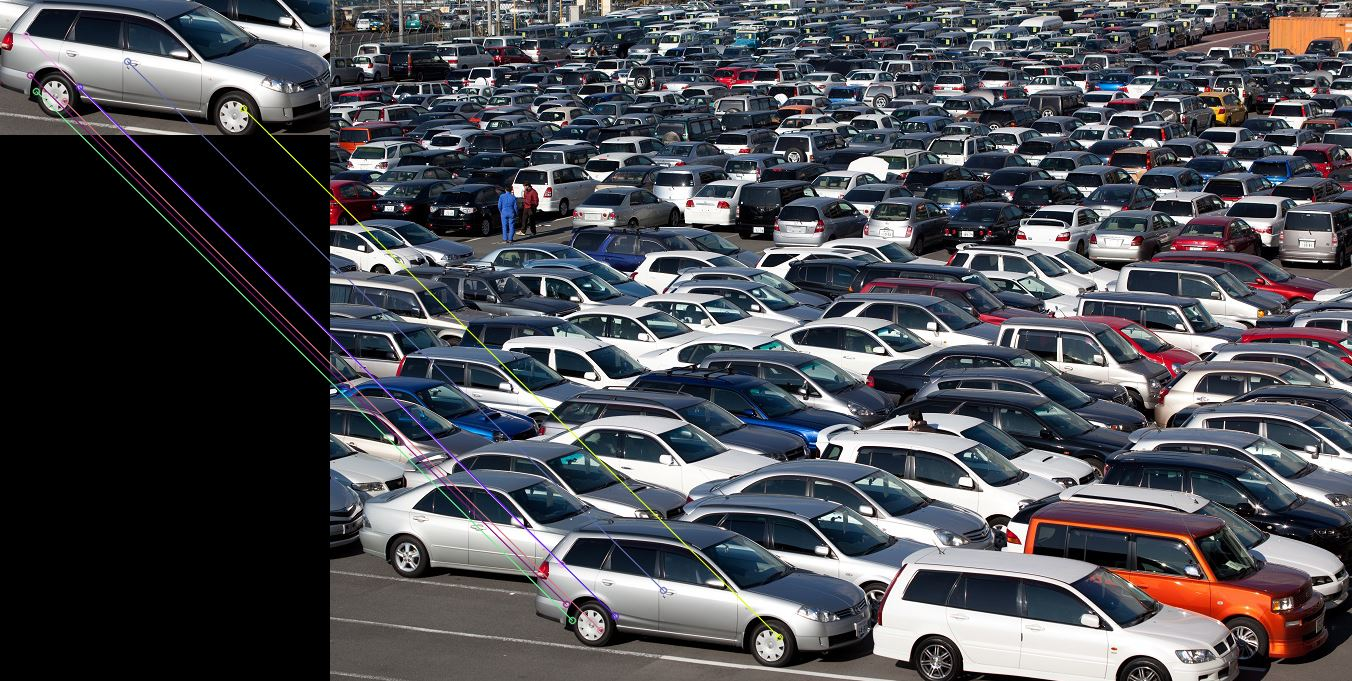
//> input picture Slides/img/brisk.jpg, 1352 x 681 px
$ ./main ../../Slides/img/brisk.jpg   (built with g++ and OpenCV 4)
//> lines starting //> are read from the running program, lines starting //| are printed output that depends on the picture
/**
 * Gradients
 * brief sample code demonstrating the computation of image gradients
 * author Michele Adduci <adducimi@informatik.hu-berlin.de>
 * based on OpenCV Tutorials
 */

#include <iostream>
#include <string>
#include <opencv2/imgproc/imgproc.hpp>
#include <opencv2/highgui/highgui.hpp>

/// Global Variables
cv::Mat src, dst;
char window_name[] = "Gradients Demo";
int DELAY_CAPTION = 2000; /// 2 seconds

/// Function headers
int display_caption( const char* caption );
int display_dst( int delay );
void show_help(const std::string &message = "");

/**
 * @function main
 */
int main( int argc, char** argv )
{
    if(argc < 2)
    {
        show_help("Not enough parameters given.");
        return -1;
    }

    std::string image_file("");
    /// Iterate over the arguments passed through the command line
    for(int i = 1; i < argc; ++i)
    {
        std::string input_file(argv[i]);
        if(input_file.find_last_of(".jpg") != std::string::npos || input_file.find_last_of(".png") != std::string::npos)
        {
            image_file = input_file;
        }
        else
            show_help();
    }

    if(image_file.length() == 0)
    {
        show_help("No valid file format given.");
        return(-1);
    }

    /// Load the source image
    src = cv::imread(image_file, 1 );
//> src is the input picture: 681 rows x 1352 cols, CV_8UC3; mean B, G, R 83.6, 77.9, 76.9
    if(!src.data)
    {
        show_help("Image not valid.");
        return(-1);
    }

    /// Create a window to display results
    cv::namedWindow( window_name, cv::WINDOW_AUTOSIZE );

    if( display_caption( "Original Image" ) != 0 )
        return 0;

    dst = src.clone();
    if( display_dst( DELAY_CAPTION ) != 0 )
        return 0;

    /// Performs grayscale conversion
    cv::Mat src_gray;
    #ifdef OPENCV_NEW
    cv::cvtColor(src, src_gray, cv::COLOR_BGR2GRAY);
    #else
    cv::cvtColor(src, src_gray, CV_BGR2GRAY);
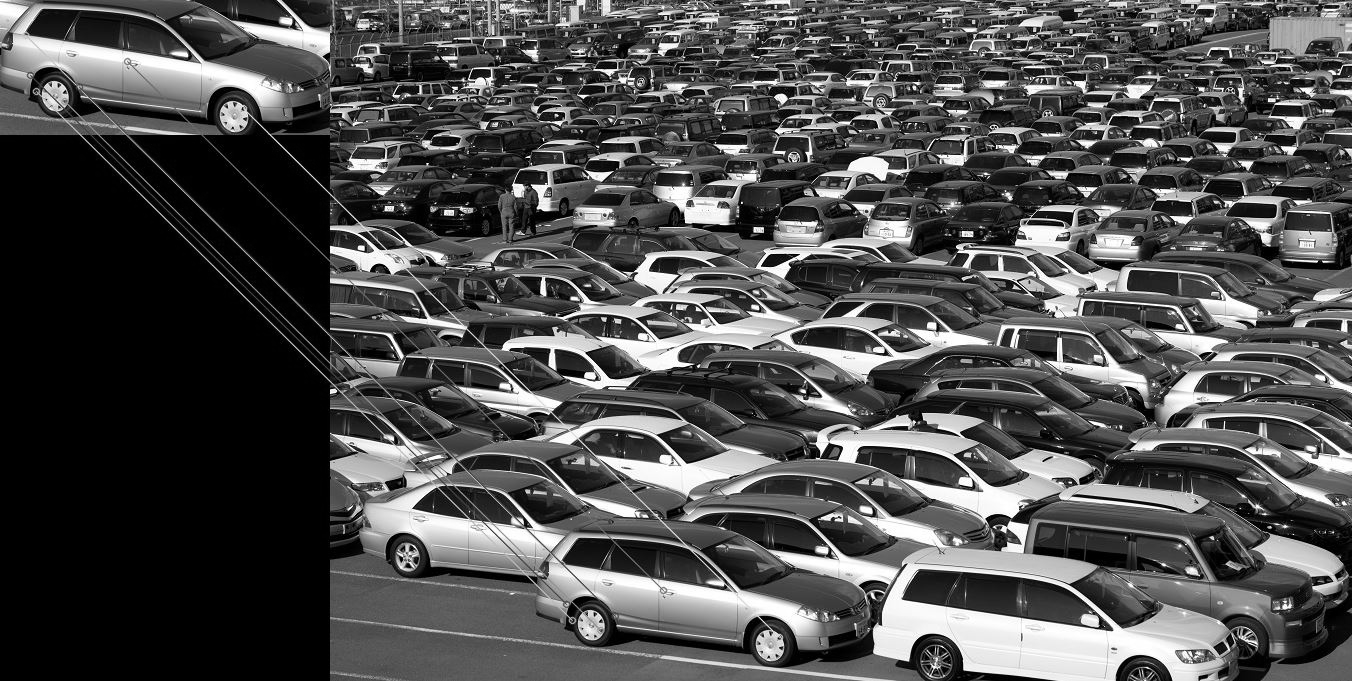
//> src_gray: 681 rows x 1352 cols, CV_8UC1; min 0, max 255, mean 78.2
    #endif

    /// Performs Sobel gradient on X axis
    if( display_caption( "Sobel Gradient X" ) != 0 )
        return 0;
    cv::Sobel(src_gray, dst, CV_64F, 1, 0, 5);

    if( display_dst( DELAY_CAPTION ) != 0 )
        return 0;

    /// Performs Sobel gradient on Y axis
    if( display_caption( "Sobel Gradient Y" ) != 0 )
        return 0;
    cv::Sobel(src_gray, dst, CV_64F, 0, 1, 5);
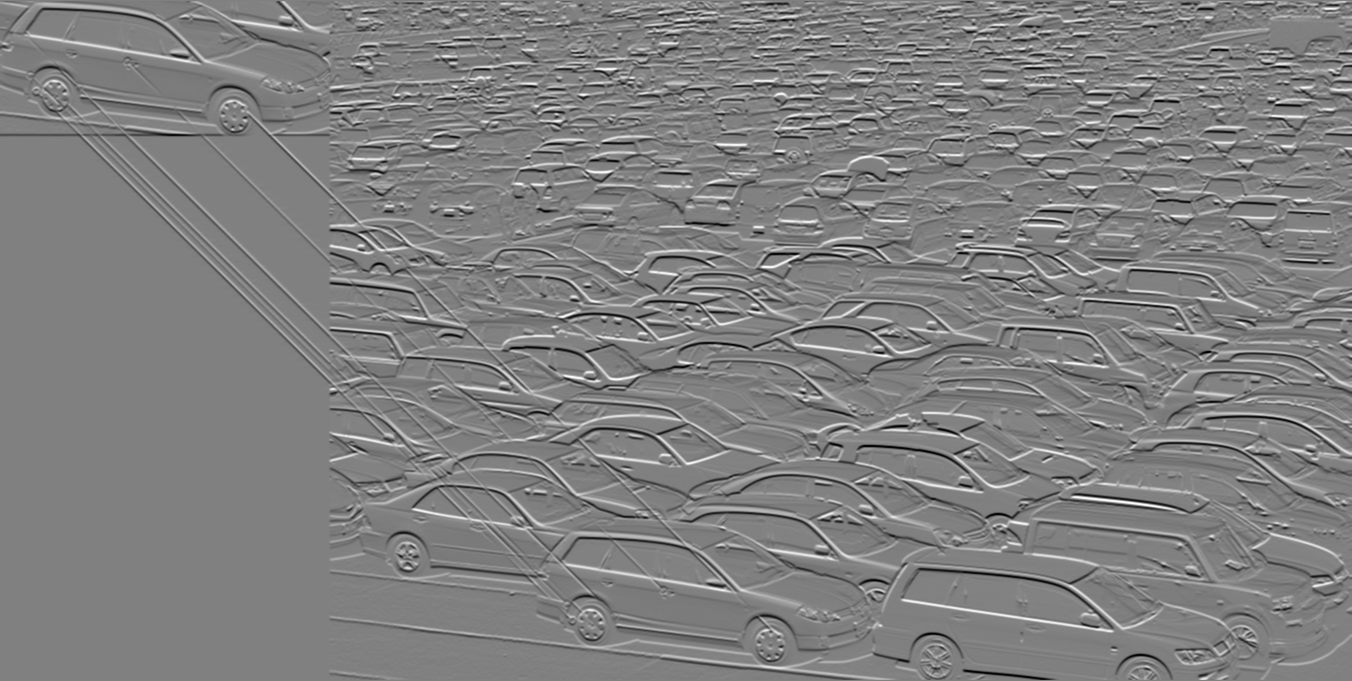
//> dst: 681 rows x 1352 cols, CV_64FC1; min -11874, max 11673, mean -4; drawn with min black and max white

    if( display_dst( DELAY_CAPTION ) != 0 )
        return 0;

    /// Performs Scharr gradient on X axis
    if( display_caption( "Scharr Gradient X" ) != 0 )
        return 0;
    cv::Scharr(src_gray, dst, CV_64F, 1, 0, 5);

    if( display_dst( DELAY_CAPTION ) != 0 )
        return 0;

    /// Performs Scharr gradient on Y axis
    if( display_caption( "Scharr Gradient Y" ) != 0 )
        return 0;
    cv::Scharr(src_gray, dst, CV_64F, 0, 1, 5);

    if( display_dst( DELAY_CAPTION ) != 0 )
        return 0;

    /// Performs Laplacian gradient
    if( display_caption( "Laplacian Gradient" ) != 0 )
        return 0;
    cv::Laplacian(src_gray, dst, CV_64F);
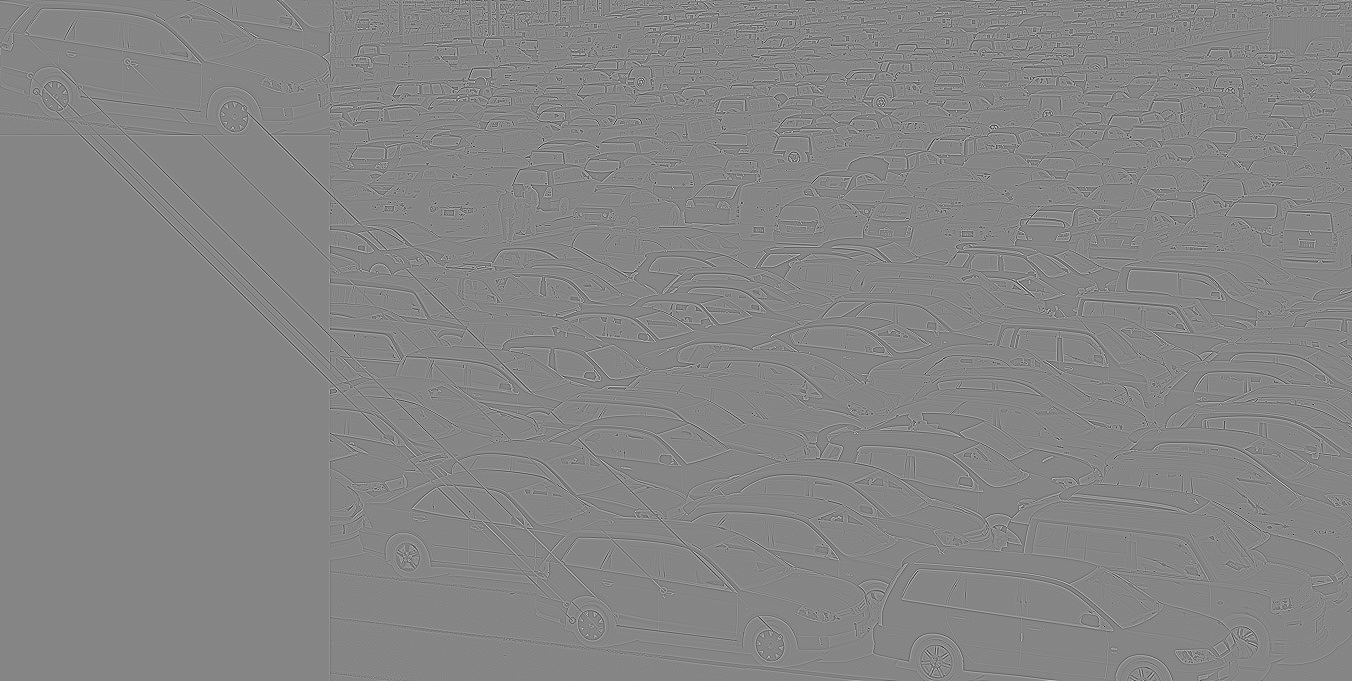
//> dst: 681 rows x 1352 cols, CV_64FC1; min -872, max 789, mean 0; drawn with min black and max white

    if( display_dst( DELAY_CAPTION ) != 0 )
        return 0;

    if( display_dst( DELAY_CAPTION ) != 0 )
        return 0;

    /// Performs Sobel X+Y
    cv::Mat sobel_x, sobel_y;
    if( display_caption( "Sobel X+Y" ) != 0 )
        return 0;
    cv::Sobel(src_gray, sobel_x, CV_64F, 1, 0, 5);
    cv::Sobel(src_gray, sobel_y, CV_64F, 0, 1, 5);
    cv::bitwise_and(sobel_x, sobel_y, dst);
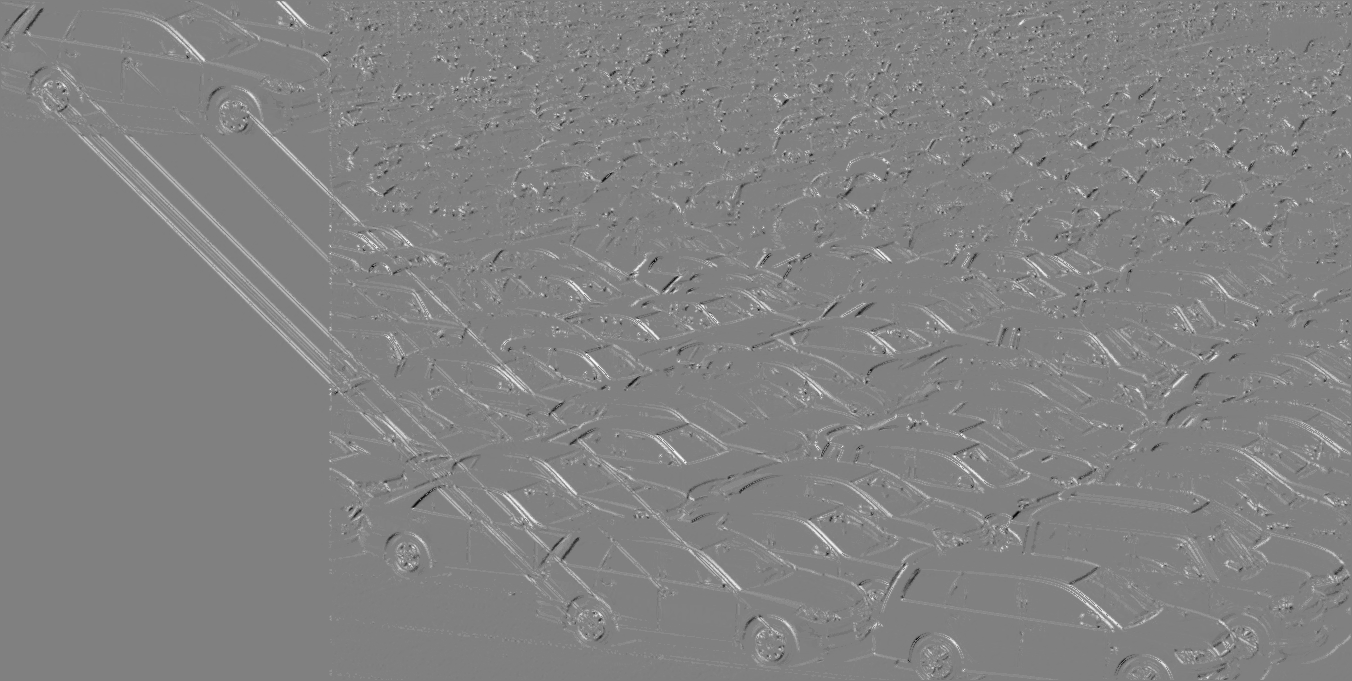
//> dst: 681 rows x 1352 cols, CV_64FC1; min -8265, max 8194, mean 184.8; drawn with min black and max white

    if( display_dst( DELAY_CAPTION ) != 0 )
        return 0;

    /// Wait until user press a key
    display_caption( "End: Press a key!" );
    cv::waitKey(0);

    return 0;
}

/**
 * @function display_caption
 */
int display_caption( const char* caption )
{
    dst = cv::Mat::zeros( src.size(), src.type() );
    cv::putText( dst, caption,
        cv::Point( src.cols/4, src.rows/2),
        cv::FONT_HERSHEY_COMPLEX, 1, cv::Scalar(255, 255, 255) );

    cv::imshow( window_name, dst );
    int c = cv::waitKey( DELAY_CAPTION );
    if( c >= 0 ) { return -1; }
    return 0;
}

/**
 * @function display_dst
 */
int display_dst( int delay )
{
    cv::imshow( window_name, dst );
    int c = cv::waitKey ( delay );
    if( c >= 0 ) { return -1; }
    return 0;
}

/**
 * @function show_help
 */
void show_help(const std::string &message)
{
    std::cout << "Error: " << message << std::endl << std::endl;
    #ifdef DEBUG_MODE
    std::cout << "Usage: cv_gradients_d /path/to/image" << std::endl;
    #else
    std::cout << "Usage: cv_gradients /path/to/image" << std::endl;
    #endif
    std::cout << "Extensions supported: *.jpg, *.png" << std::endl;
}

$ run again, on Slides/img/facedetection.jpg
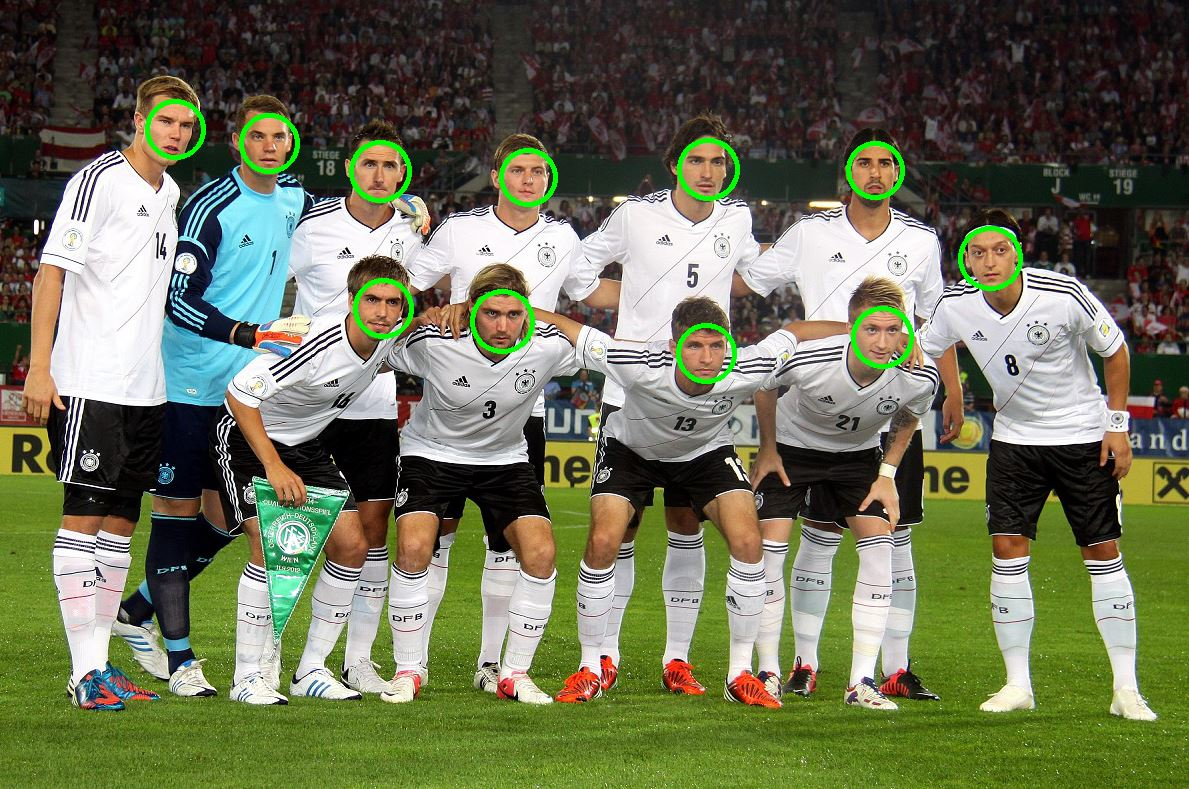
//> input picture Slides/img/facedetection.jpg, 1189 x 789 px
//> src is the input picture: 789 rows x 1189 cols, CV_8UC3; mean B, G, R 85.3, 112.3, 108
//> `cv::cvtColor(src, src_gray, CV_BGR2GRAY);`:
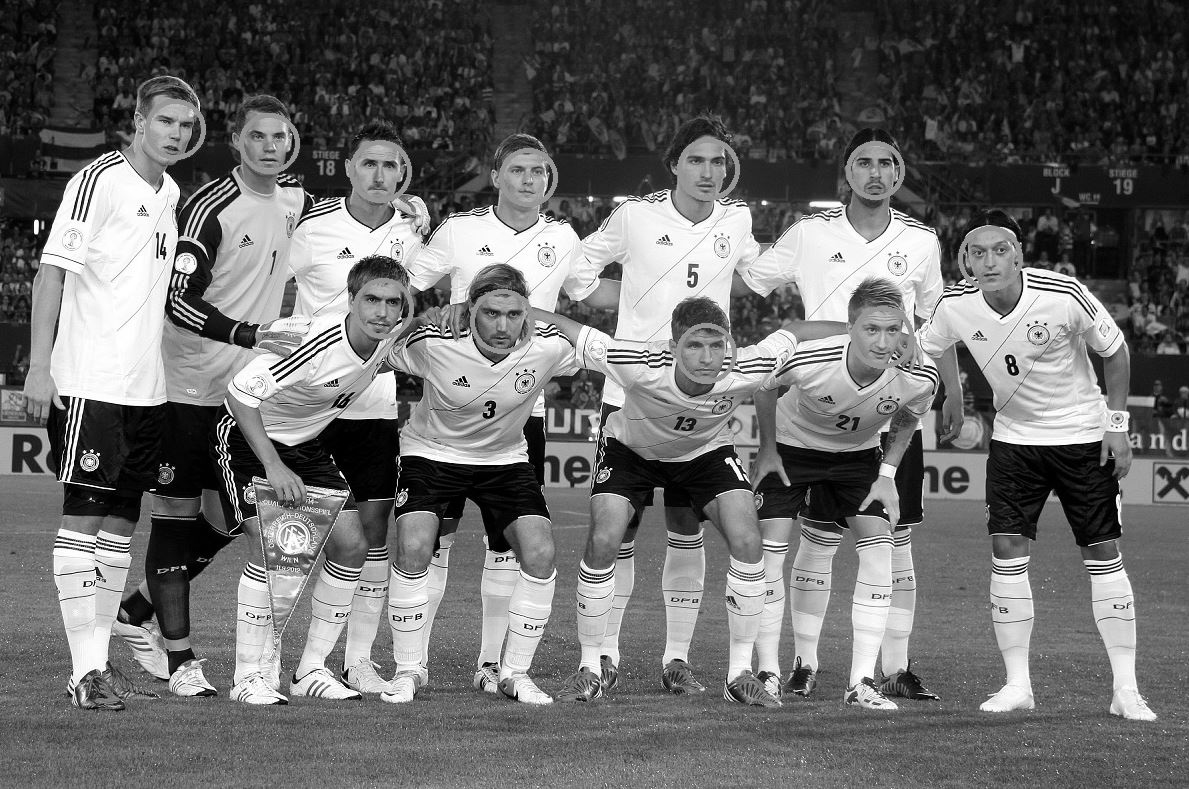
//> src_gray: 789 rows x 1189 cols, CV_8UC1; min 0, max 255, mean 108
//> `cv::Sobel(src_gray, dst, CV_64F, 0, 1, 5);`:
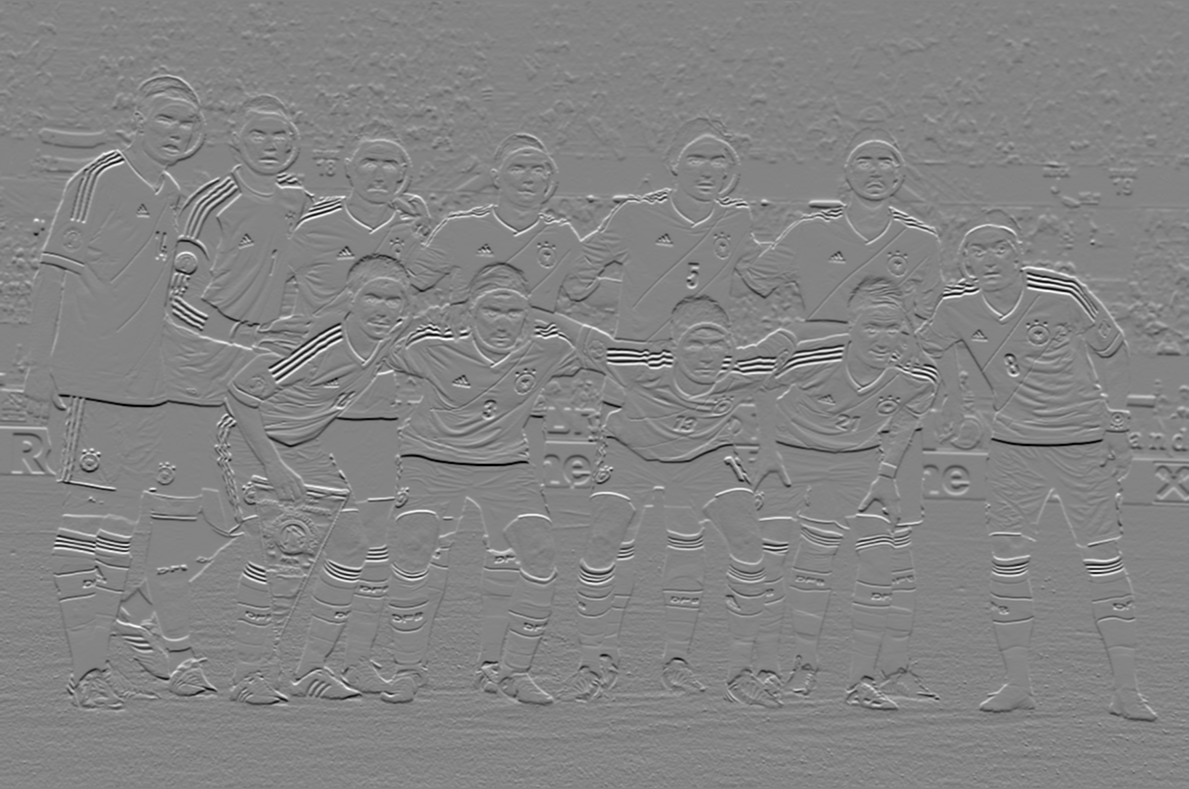
//> dst: 789 rows x 1189 cols, CV_64FC1; min -12109, max 11239, mean 13.8; drawn with min black and max white
